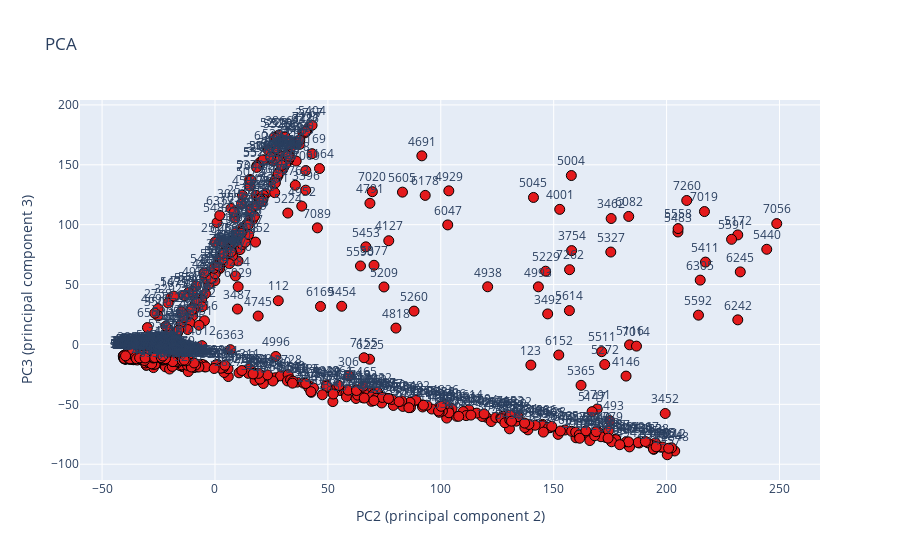

Notebook source saved alongside this figure:
### Code cell
trace0 = go.Scatter(
    x = principal_df['principal component 2'],
    y = principal_df['principal component 3'],
    text=principal_df['patient_id'],
    textposition="top center",
    name = 'Piony',
    mode = 'markers+text',
    marker = dict(
        size = 10,
        color = 'rgb(228,26,28)',
        line = dict(
            width = 1,
            color = 'rgb(0, 0, 0)'
        )
    )
)
 
data = [trace0]
 
layout = dict(title = 'PCA',
              yaxis = dict(zeroline = False, title ='PC3 (principal component 3)'),
              xaxis = dict(zeroline = False, title ='PC2 (principal component 2)')
             )
 
fig = dict(data=data, layout=layout)
iplot(fig, filename='styled-scatter')

### Figure 1 — Plotly figure (JSON) as saved in the notebook; plotly's stock layout.template omitted (floating-point values rounded to 4 significant figures; data arrays with more than 128 entries replaced by an {"elided": "..."} marker saying what was removed)
{"data": [{"marker": {"color": "rgb(228,26,28)", "line": {"color": "rgb(0, 0, 0)", "width": 1}, "size": 10}, "mode": "markers+text", "name": "Piony", "text": {"elided": "1519 int values"}, "textposition": "top center", "type": "scatter", "x": {"elided": "1519 float values"}, "y": {"elided": "1519 float values"}}], "layout": {"title": {"text": "PCA"}, "xaxis": {"title": {"text": "PC2 (principal component 2)"}, "zeroline": false}, "yaxis": {"title": {"text": "PC3 (principal component 3)"}, "zeroline": false}}}
